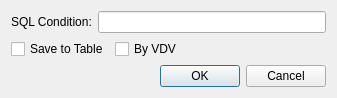
<?xml version="1.0" encoding="UTF-8"?>
<ui version="4.0">
 <class>Batch</class>
 <widget class="QDialog" name="Batch">
  <property name="geometry">
   <rect>
    <x>0</x>
    <y>0</y>
    <width>337</width>
    <height>93</height>
   </rect>
  </property>
  <property name="windowTitle">
   <string>Batch Chart</string>
  </property>
  <layout class="QGridLayout" name="gridLayout">
   <item row="0" column="0">
    <widget class="QLabel" name="label">
     <property name="text">
      <string>SQL Condition:</string>
     </property>
    </widget>
   </item>
   <item row="0" column="1" colspan="3">
    <widget class="QLineEdit" name="Condition"/>
   </item>
   <item row="1" column="0" colspan="2">
    <widget class="QCheckBox" name="Save">
     <property name="text">
      <string>Save to Table</string>
     </property>
    </widget>
   </item>
   <item row="1" column="2">
    <widget class="QCheckBox" name="Vdv">
     <property name="text">
      <string>By VDV</string>
     </property>
    </widget>
   </item>
   <item row="1" column="3">
    <spacer name="horizontalSpacer">
     <property name="orientation">
      <enum>Qt::Horizontal</enum>
     </property>
     <property name="sizeHint" stdset="0">
      <size>
       <width>152</width>
       <height>20</height>
      </size>
     </property>
    </spacer>
   </item>
   <item row="2" column="2" colspan="2">
    <widget class="QDialogButtonBox" name="buttonBox">
     <property name="orientation">
      <enum>Qt::Horizontal</enum>
     </property>
     <property name="standardButtons">
      <set>QDialogButtonBox::Cancel|QDialogButtonBox::Ok</set>
     </property>
    </widget>
   </item>
  </layout>
 </widget>
 <resources/>
 <connections>
  <connection>
   <sender>buttonBox</sender>
   <signal>accepted()</signal>
   <receiver>Batch</receiver>
   <slot>accept()</slot>
   <hints>
    <hint type="sourcelabel">
     <x>248</x>
     <y>254</y>
    </hint>
    <hint type="destinationlabel">
     <x>157</x>
     <y>274</y>
    </hint>
   </hints>
  </connection>
  <connection>
   <sender>buttonBox</sender>
   <signal>rejected()</signal>
   <receiver>Batch</receiver>
   <slot>reject()</slot>
   <hints>
    <hint type="sourcelabel">
     <x>316</x>
     <y>260</y>
    </hint>
    <hint type="destinationlabel">
     <x>286</x>
     <y>274</y>
    </hint>
   </hints>
  </connection>
 </connections>
</ui>
